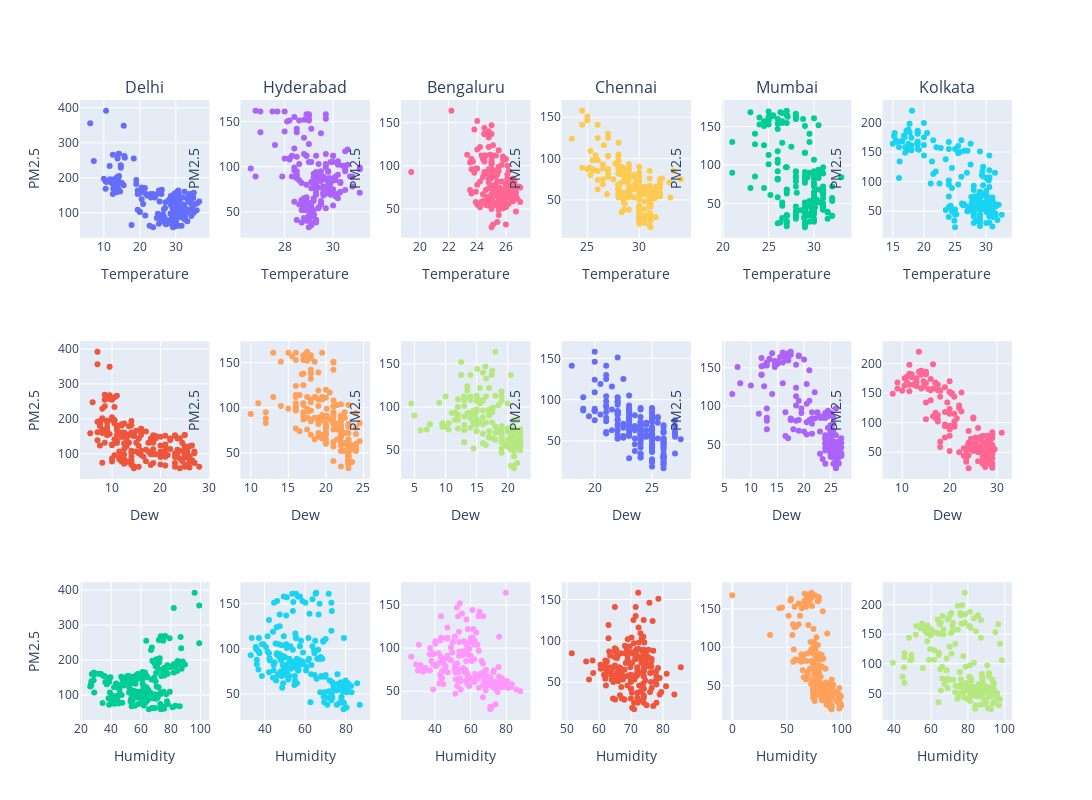

The code cell stored with this chart in its notebook:
### Code cell
dfenv=df[df['Specie'].isin(['humidity','dew','temperature'])]
city=['Delhi','Hyderabad','Bengaluru','Chennai','Mumbai','Kolkata']
fig = make_subplots(
rows=3, cols=6,
subplot_titles=("Delhi", "Hyderabad", "Bengaluru", "Chennai",'Mumbai','Kolkata'))
for l,i in enumerate(city):
    qw=dd[dd['City'].isin([i])]
    qe=d[d['City'].isin([i])]
    qr=d1[d1['City'].isin([i])]
    fig.add_trace(go.Scatter(x=qw['median_x'],y=qw['median_y'],mode='markers'),row=1,col=l+1)
    fig.update_xaxes(title_text="Temperature", row=1, col=l+1)
    fig.update_yaxes(title_text="PM2.5", row=1, col=l+1)
    fig.add_trace(go.Scatter(x=qe['median_x'],y=qe['median_y'],mode='markers'),row=2,col=l+1)
    fig.update_xaxes(title_text="Dew", row=2, col=l+1)
    fig.update_yaxes(title_text="PM2.5", row=2, col=l+1)
    fig.add_trace(go.Scatter(x=qr['median_x'],y=qr['median_y'],mode='markers'),row=3,col=l+1)
    fig.update_xaxes(title_text="Humidity", row=3, col=l+1)
    fig.update_yaxes(title_text="PM2.5", row=3, col=1)
fig.update_layout(height=800, width=2000,showlegend=False)
fig.show()
fig.write_image(f'images/pm2.5_env.png')

### Figure 1 — Plotly figure (JSON) as saved in the notebook; plotly's stock layout.template omitted (floating-point values rounded to 4 significant figures; data arrays with more than 128 entries replaced by an {"elided": "..."} marker saying what was removed)
{"data": [{"mode": "markers", "type": "scatter", "x": {"elided": "198 float values"}, "xaxis": "x", "y": {"elided": "198 int values"}, "yaxis": "y"}, {"mode": "markers", "type": "scatter", "x": {"elided": "198 float values"}, "xaxis": "x7", "y": {"elided": "198 int values"}, "yaxis": "y7"}, {"mode": "markers", "type": "scatter", "x": {"elided": "198 float values"}, "xaxis": "x13", "y": {"elided": "198 int values"}, "yaxis": "y13"}, {"mode": "markers", "type": "scatter", "x": {"elided": "193 float values"}, "xaxis": "x2", "y": {"elided": "193 int values"}, "yaxis": "y2"}, {"mode": "markers", "type": "scatter", "x": {"elided": "191 float values"}, "xaxis": "x8", "y": {"elided": "191 int values"}, "yaxis": "y8"}, {"mode": "markers", "type": "scatter", "x": {"elided": "193 float values"}, "xaxis": "x14", "y": {"elided": "193 int values"}, "yaxis": "y14"}, {"mode": "markers", "type": "scatter", "x": {"elided": "194 float values"}, "xaxis": "x3", "y": {"elided": "194 int values"}, "yaxis": "y3"}, {"mode": "markers", "type": "scatter", "x": {"elided": "194 float values"}, "xaxis": "x9", "y": {"elided": "194 int values"}, "yaxis": "y9"}, {"mode": "markers", "type": "scatter", "x": {"elided": "194 float values"}, "xaxis": "x15", "y": {"elided": "194 int values"}, "yaxis": "y15"}, {"mode": "markers", "type": "scatter", "x": {"elided": "193 float values"}, "xaxis": "x4", "y": {"elided": "193 int values"}, "yaxis": "y4"}, {"mode": "markers", "type": "scatter", "x": {"elided": "193 float values"}, "xaxis": "x10", "y": {"elided": "193 int values"}, "yaxis": "y10"}, {"mode": "markers", "type": "scatter", "x": {"elided": "193 float values"}, "xaxis": "x16", "y": {"elided": "193 int values"}, "yaxis": "y16"}, {"mode": "markers", "type": "scatter", "x": {"elided": "193 float values"}, "xaxis": "x5", "y": {"elided": "193 int values"}, "yaxis": "y5"}, {"mode": "markers", "type": "scatter", "x": {"elided": "193 float values"}, "xaxis": "x11", "y": {"elided": "193 int values"}, "yaxis": "y11"}, {"mode": "markers", "type": "scatter", "x": {"elided": "194 float values"}, "xaxis": "x17", "y": {"elided": "194 int values"}, "yaxis": "y17"}, {"mode": "markers", "type": "scatter", "x": {"elided": "193 float values"}, "xaxis": "x6", "y": {"elided": "193 int values"}, "yaxis": "y6"}, {"mode": "markers", "type": "scatter", "x": {"elided": "193 float values"}, "xaxis": "x12", "y": {"elided": "193 int values"}, "yaxis": "y12"}, {"mode": "markers", "type": "scatter", "x": {"elided": "193 float values"}, "xaxis": "x18", "y": {"elided": "193 int values"}, "yaxis": "y18"}], "layout": {"annotations": [{"font": {"size": 16}, "showarrow": false, "text": "Delhi", "x": 0.06944, "xanchor": "center", "xref": "paper", "y": 1, "yanchor": "bottom", "yref": "paper"}, {"font": {"size": 16}, "showarrow": false, "text": "Hyderabad", "x": 0.2417, "xanchor": "center", "xref": "paper", "y": 1, "yanchor": "bottom", "yref": "paper"}, {"font": {"size": 16}, "showarrow": false, "text": "Bengaluru", "x": 0.4139, "xanchor": "center", "xref": "paper", "y": 1, "yanchor": "bottom", "yref": "paper"}, {"font": {"size": 16}, "showarrow": false, "text": "Chennai", "x": 0.5861, "xanchor": "center", "xref": "paper", "y": 1, "yanchor": "bottom", "yref": "paper"}, {"font": {"size": 16}, "showarrow": false, "text": "Mumbai", "x": 0.7583, "xanchor": "center", "xref": "paper", "y": 1, "yanchor": "bottom", "yref": "paper"}, {"font": {"size": 16}, "showarrow": false, "text": "Kolkata", "x": 0.9306, "xanchor": "center", "xref": "paper", "y": 1, "yanchor": "bottom", "yref": "paper"}], "height": 800, "showlegend": false, "width": 2000, "xaxis": {"anchor": "y", "autorange": true, "domain": [0, 0.1389], "range": [3.949, 38.75], "title": {"text": "Temperature"}, "type": "linear"}, "xaxis10": {"anchor": "y10", "autorange": true, "domain": [0.5167, 0.6556], "range": [17.29, 28.21], "title": {"text": "Dew"}, "type": "linear"}, "xaxis11": {"anchor": "y11", "autorange": true, "domain": [0.6889, 0.8278], "range": [4.977, 28.52], "title": {"text": "Dew"}, "type": "linear"}, "xaxis12": {"anchor": "y12", "autorange": true, "domain": [0.8611, 1], "range": [6.292, 32.71], "title": {"text": "Dew"}, "type": "linear"}, "xaxis13": {"anchor": "y13", "autorange": true, "domain": [0, 0.1389], "range": [20.46, 104.5], "title": {"text": "Humidity"}, "type": "linear"}, "xaxis14": {"anchor": "y14", "autorange": true, "domain": [0.1722, 0.3111], "range": [29.2, 91.0], "title": {"text": "Humidity"}, "type": "linear"}, "xaxis15": {"anchor": "y15", "autorange": true, "domain": [0.3444, 0.4833], "range": [22.15, 92.45], "title": {"text": "Humidity"}, "type": "linear"}, "xaxis16": {"anchor": "y16", "autorange": true, "domain": [0.5167, 0.6556], "range": [48.97, 88.13], "title": {"text": "Humidity"}, "type": "linear"}, "xaxis17": {"anchor": "y17", "autorange": true, "domain": [0.6889, 0.8278], "range": [-7.406, 107.1], "title": {"text": "Humidity"}, "type": "linear"}, "xaxis18": {"anchor": "y18", "autorange": true, "domain": [0.8611, 1], "range": [34.8, 102.8], "title": {"text": "Humidity"}, "type": "linear"}, "xaxis2": {"anchor": "y2", "autorange": true, "domain": [0.1722, 0.3111], "range": [26.27, 31.43], "title": {"text": "Temperature"}, "type": "linear"}, "xaxis3": {"anchor": "y3", "autorange": true, "domain": [0.3444, 0.4833], "range": [18.84, 27.56], "title": {"text": "Temperature"}, "type": "linear"}, "xaxis4": {"anchor": "y4", "autorange": true, "domain": [0.5167, 0.6556], "range": [22.72, 34.78], "title": {"text": "Temperature"}, "type": "linear"}, "xaxis5": {"anchor": "y5", "autorange": true, "domain": [0.6889, 0.8278], "range": [20.11, 33.89], "title": {"text": "Temperature"}, "type": "linear"}, "xaxis6": {"anchor": "y6", "autorange": true, "domain": [0.8611, 1], "range": [13.7, 33.8], "title": {"text": "Temperature"}, "type": "linear"}, "xaxis7": {"anchor": "y7", "autorange": true, "domain": [0, 0.1389], "range": [3.829, 29.67], "title": {"text": "Dew"}, "type": "linear"}, "xaxis8": {"anchor": "y8", "autorange": true, "domain": [0.1722, 0.3111], "range": [8.923, 25.58], "title": {"text": "Dew"}, "type": "linear"}, "xaxis9": {"anchor": "y9", "autorange": true, "domain": [0.3444, 0.4833], "range": [3.2, 23.3], "title": {"text": "Dew"}, "type": "linear"}, "yaxis": {"anchor": "x", "autorange": true, "domain": [0.7778, 1], "range": [28.59, 422.4], "title": {"text": "PM2.5"}, "type": "linear"}, "yaxis10": {"anchor": "x10", "autorange": true, "domain": [0.3889, 0.6111], "range": [4.124, 170.9], "title": {"text": "PM2.5"}, "type": "linear"}, "yaxis11": {"anchor": "x11", "autorange": true, "domain": [0.3889, 0.6111], "range": [5.119, 184.9], "title": {"text": "PM2.5"}, "type": "linear"}, "yaxis12": {"anchor": "x12", "autorange": true, "domain": [0.3889, 0.6111], "range": [5.01, 238.0], "title": {"text": "PM2.5"}, "type": "linear"}, "yaxis13": {"anchor": "x13", "autorange": true, "domain": [0, 0.2222], "range": [28.59, 422.4], "title": {"text": "PM2.5"}, "type": "linear"}, "yaxis14": {"anchor": "x14", "autorange": true, "domain": [0, 0.2222], "range": [21.22, 173.8], "type": "linear"}, "yaxis15": {"anchor": "x15", "autorange": true, "domain": [0, 0.2222], "range": [16.67, 176.3], "type": "linear"}, "yaxis16": {"anchor": "x16", "autorange": true, "domain": [0, 0.2222], "range": [4.124, 170.9], "type": "linear"}, "yaxis17": {"anchor": "x17", "autorange": true, "domain": [0, 0.2222], "range": [5.119, 184.9], "type": "linear"}, "yaxis18": {"anchor": "x18", "autorange": true, "domain": [0, 0.2222], "range": [5.01, 238.0], "type": "linear"}, "yaxis2": {"anchor": "x2", "autorange": true, "domain": [0.7778, 1], "range": [21.22, 173.8], "title": {"text": "PM2.5"}, "type": "linear"}, "yaxis3": {"anchor": "x3", "autorange": true, "domain": [0.7778, 1], "range": [16.67, 176.3], "title": {"text": "PM2.5"}, "type": "linear"}, "yaxis4": {"anchor": "x4", "autorange": true, "domain": [0.7778, 1], "range": [4.124, 170.9], "title": {"text": "PM2.5"}, "type": "linear"}, "yaxis5": {"anchor": "x5", "autorange": true, "domain": [0.7778, 1], "range": [5.119, 184.9], "title": {"text": "PM2.5"}, "type": "linear"}, "yaxis6": {"anchor": "x6", "autorange": true, "domain": [0.7778, 1], "range": [5.01, 238.0], "title": {"text": "PM2.5"}, "type": "linear"}, "yaxis7": {"anchor": "x7", "autorange": true, "domain": [0.3889, 0.6111], "range": [28.59, 422.4], "title": {"text": "PM2.5"}, "type": "linear"}, "yaxis8": {"anchor": "x8", "autorange": true, "domain": [0.3889, 0.6111], "range": [21.22, 173.8], "title": {"text": "PM2.5"}, "type": "linear"}, "yaxis9": {"anchor": "x9", "autorange": true, "domain": [0.3889, 0.6111], "range": [16.67, 176.3], "title": {"text": "PM2.5"}, "type": "linear"}}}
